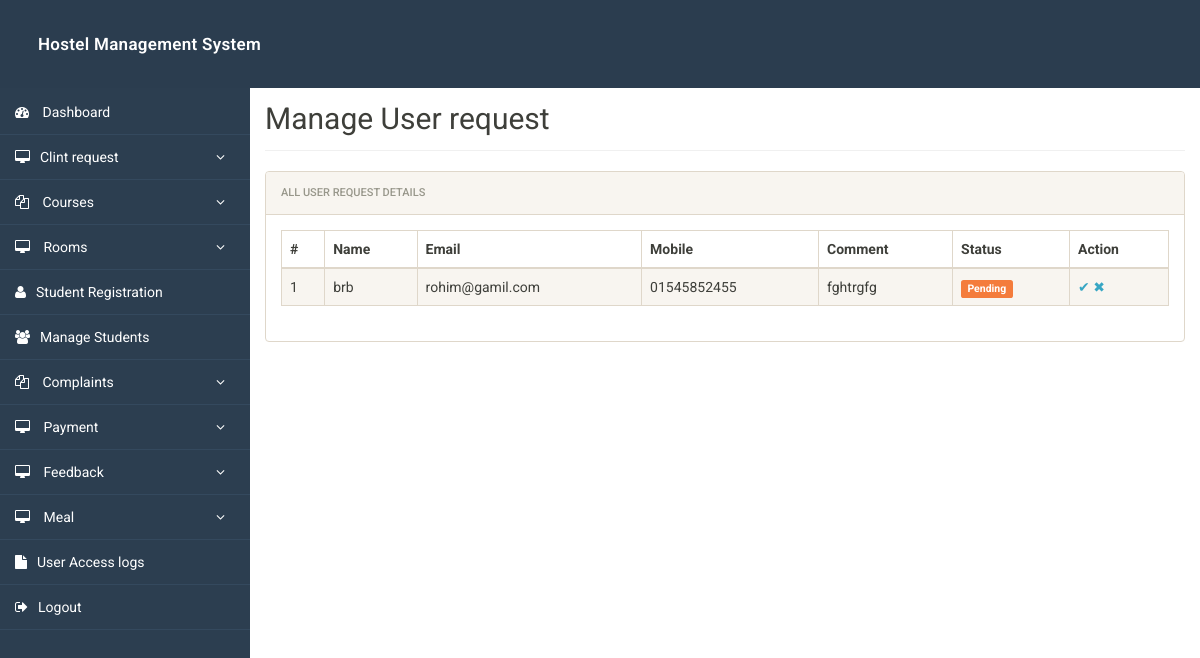
Page /admin/manage-requests.php (signed in) on the earlier database version.
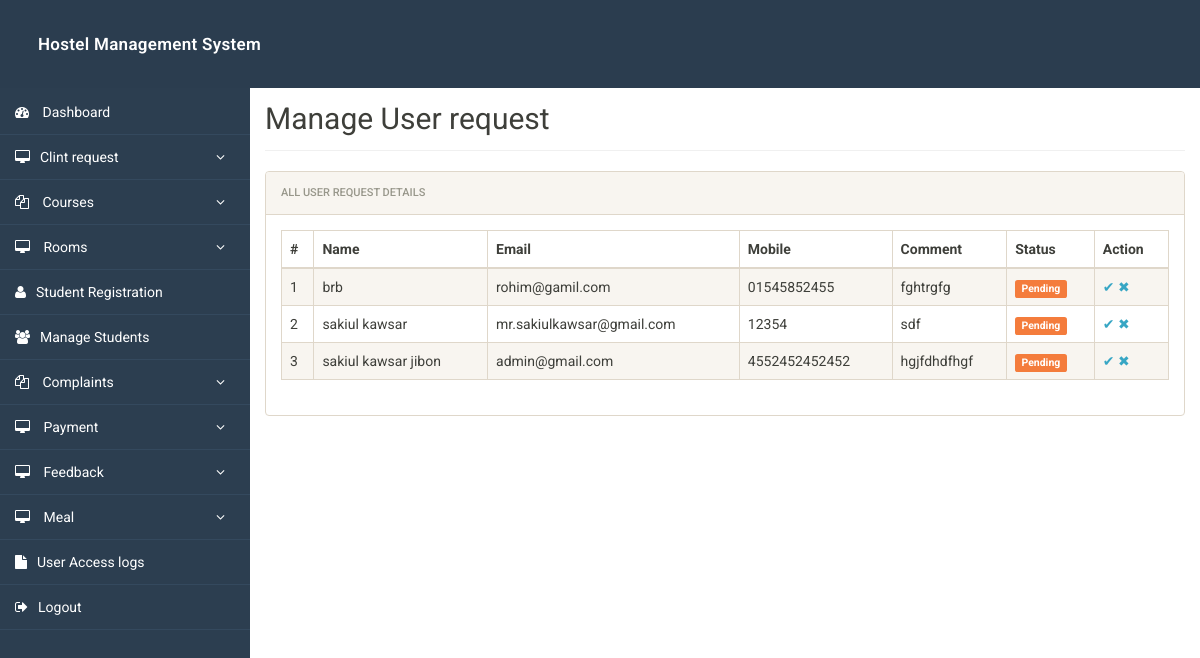
Same page on the later database version.
### tables this page shows
CREATE TABLE `users_request` (
  `id` int(11) NOT NULL,
  `name` varchar(50) NOT NULL,
  `email` varchar(50) NOT NULL,
  `mobile` varchar(20) NOT NULL,
  `comment` varchar(100) NOT NULL
);

### admin/manage-requests.php (the view, shortened to what this page needs)
<?php
include('includes/config.php');
$ret = "SELECT * FROM users_request";
$stmt = $mysqli->prepare($ret);
$stmt->execute();
$res = $stmt->get_result();
?>
<!doctype html>
<html lang="en" class="no-js">
<head>
	<link rel="stylesheet" href="css/font-awesome.min.css">
	<link rel="stylesheet" href="css/bootstrap.min.css">
	<link rel="stylesheet" href="css/dataTables.bootstrap.min.css">
	<link rel="stylesheet" href="css/bootstrap-social.css">
	<link rel="stylesheet" href="css/bootstrap-select.css">
	<link rel="stylesheet" href="css/fileinput.min.css">
	<link rel="stylesheet" href="css/awesome-bootstrap-checkbox.css">
	<link rel="stylesheet" href="css/style.css">
</head>
<body>
	<?php include('includes/header.php');?>
	<div class="ts-main-content">
			<?php include('includes/sidebar.php');?>
		<div class="content-wrapper">
			<div class="container-fluid">
				<div class="row">
					<div class="col-md-12">
						<h2 class="page-title" style="margin-top: 4%">Manage User request</h2>
						<div class="panel panel-default">
							<div class="panel-heading">All User request Details</div>
							<div class="panel-body">
<table class="table table-bordered table-striped">
    <thead>
        <tr>
            <th>#</th>
            <th>Name</th>
            <th>Email</th>
            <th>Mobile</th>
            <th>Comment</th>
            <th>Status</th>
            <th>Action</th>
        </tr>
    </thead>
    <tbody>
    <?php
    $cnt = 1;
    while($row = $res->fetch_object()) {
    ?>
        <tr>
            <td><?php echo $cnt; ?></td>
            <td><?php echo htmlspecialchars($row->name); ?></td>
            <td><?php echo htmlspecialchars($row->email); ?></td>
            <td><?php echo htmlspecialchars($row->mobile); ?></td>
            <td><?php echo htmlspecialchars($row->comment); ?></td>
            <td>
                <?php if($row->status == 'pending') { ?>
                    <span class="label label-warning">Pending</span>
                <?php } elseif($row->status == 'accepted') { ?>
                    <span class="label label-success">Accepted</span>
                <?php } else { ?>
                    <span class="label label-danger">Rejected</span>
                <?php } ?>
            </td>
            <td>
                <?php if($row->status == 'pending'){ ?>
                    <a href="request-action.php?action=accept&id=<?php echo $row->id; ?>" onclick="return confirm('Accept this request?');">✔</a>
                    <a href="request-action.php?action=reject&id=<?php echo $row->id; ?>" onclick="return confirm('Reject this request?');">✖</a>
                <?php } else { ?>
                    <a href="request-action.php?action=delete&id=<?php echo $row->id; ?>" onclick="return confirm('Delete this request?');">🗑</a>
                <?php } ?>
            </td>
        </tr>
    <?php
        $cnt++;
    }
    ?>
    </tbody>
</table>
							</div>
						</div>
					</div>
				</div>
			</div>
		</div>
	</div>
</body>
</html>

Differences in the rows shown:
added users_request: name "sakiul kawsar", email "mr.sakiulkawsar@gmail.com", mobile "12354", comment "sdf", status "Pending"
added users_request: name "sakiul kawsar jibon", email "admin@gmail.com", mobile "4552452452452", comment "hgjfdhdfhgf", status "Pending"
